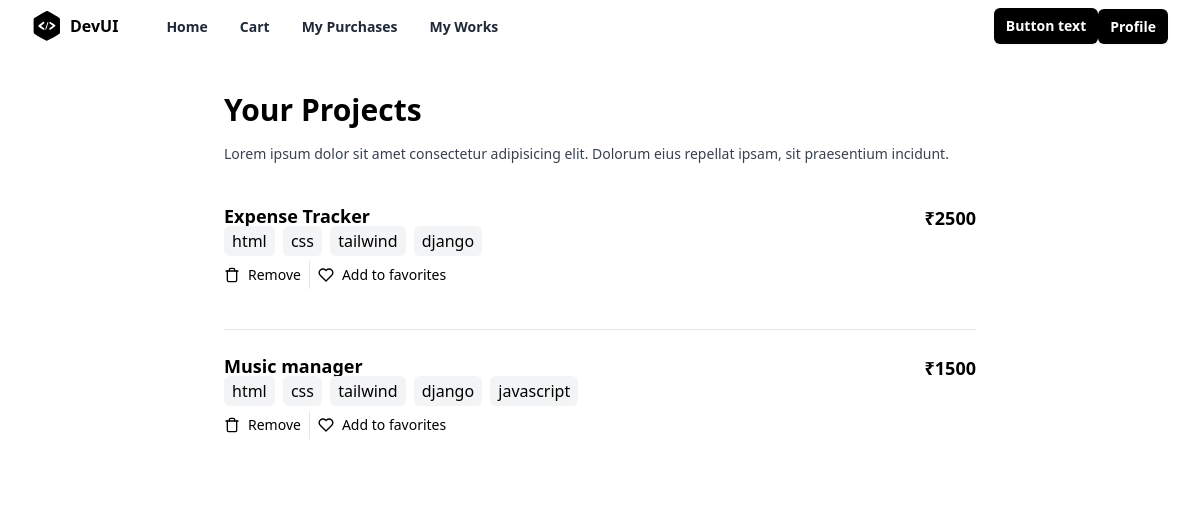
Page /works/all/ (signed in) on the committed database.
### store/models.py (models this page shows, shortened)
class Project(models.Model):
    title=models.CharField(max_length=200)
    description=models.TextField()
    tag_objects=models.ManyToManyField(Tag)
    owner=models.ForeignKey(User,on_delete=models.CASCADE,related_name="projects")
    thumbnail=EmbedVideoField()
    price=models.PositiveIntegerField()
    files=models.FileField(upload_to="projects",null=True)
    created_date=models.DateTimeField(auto_now_add=True)
    updated_date=models.DateTimeField(auto_now=True)
    is_active=models.BooleanField(default=True)

class Tag(models.Model):
    title=models.CharField(max_length=200,unique=True)
    created_date=models.DateTimeField(auto_now_add=True)
    updated_date=models.DateTimeField(auto_now=True)
    is_active=models.BooleanField(default=True)
    def __str__(self) -> str:
        return self.title

### store/views.py (the view)
# urls.py: path("works/all/",views.MyProjectListView.as_view(),name="myworks"),
class MyProjectListView(View):
    def get(self,request,*args,**kwargs):
        qs = request.user.projects.all()
        return render(request,"store/myprojects.html",{"works":qs})

### store/templates/store/myprojects.html (shortened to what this page needs)
{%extends 'store/base.html'%}
{%load embed_video_tags%}
{%block main_block%}
<div class="mx-auto flex max-w-3xl flex-col space-y-4 p-6 px-2 sm:p-10 sm:px-2">
    <h2 class="text-3xl font-bold">Your Projects</h2>
    <p class="mt-3 text-sm font-medium text-gray-700">
        Lorem ipsum dolor sit amet consectetur adipisicing elit. Dolorum eius
        repellat ipsam, sit praesentium incidunt.
    </p>
    <ul class="flex flex-col divide-y divide-gray-200">
        {%for w in works%}
        <li class="flex flex-col py-6 sm:flex-row sm:justify-between">
            <div class="flex w-full space-x-2 sm:space-x-4">
                <div class="flex w-full flex-col justify-between pb-4">
                    <div class="flex w-full justify-between space-x-2 pb-2">
                        <div class="space-y-1">
                            <h3 class="text-lg font-semibold leading-snug sm:pr-8">
                                {{w.title}}
                            </h3>
                            {%for t in w.tag_objects.all%}
                            <span class="bg-gray-100 mr-1 px-2 py-1 rounded-md">{{t}}</span>
                            {%endfor%}
                        </div>
                        <div class="text-right">
                            <p class="text-lg font-semibold">₹{{w.price}}</p>
                        </div>
                    </div>
                    <div class="flex divide-x text-sm">
                        <a href="{%url 'work-delete' w.id%}" type="button" class="flex items-center space-x-2 px-2 py-1 pl-0">
                            <span>Remove</span>
                        </a>
                        <button type="button" class="flex items-center space-x-2 px-2 py-1">
                            <span>Add to favorites</span>
                        </button>
                    </div>
                </div>
            </div>
        </li>
        {%endfor%}
    </ul>
</div>
{%endblock%}

### rows in the picture
Project: title "Expense Tracker", price "2500"
Tag: title "html"
Tag: title "css"
Tag: title "tailwind"
Tag: title "django"
Project: title "Music manager", price "1500"
Tag: title "javascript"
